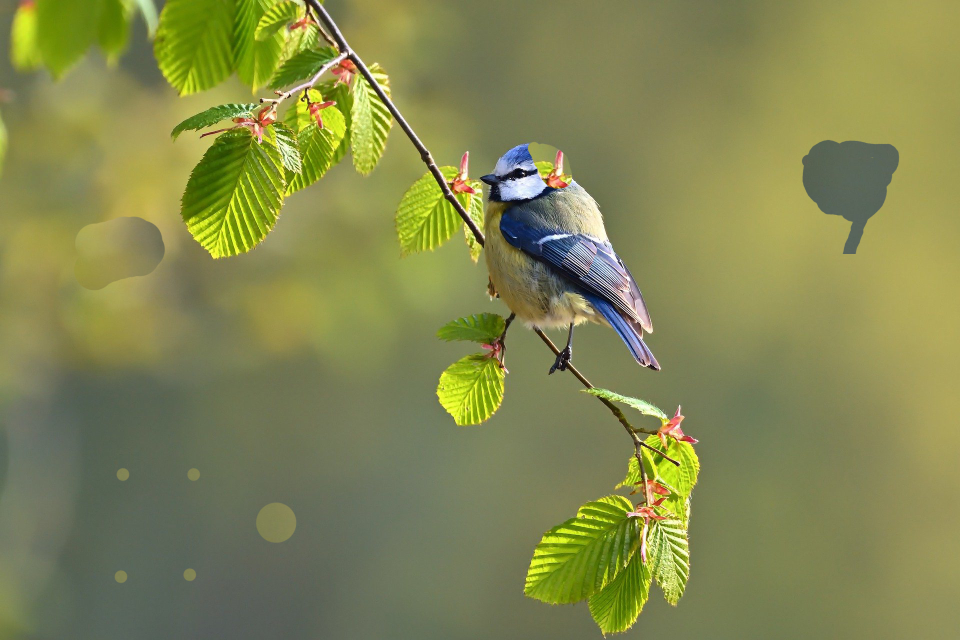
#> input picture examples/01_bird_edit.png, 1920 x 1280 px (shown at 1/2 size)
$ python main.py examples/01_bird_edit.png examples/01_bird_norm.png
#> lines starting #> are read from the running program, lines starting #| are printed output that depends on the picture; after the words box and inside, x2 and y2 are one past the last pixel; in counts of white or black regions, pixels touching at a corner belong together
### PictureComparator.py
import sys
import cv2
import numpy as np

class PictureComparator:
    """
    A class for comparing two images, pixel by pixel.
    """
    TITLE = "Image grid difference app"
    TEXT_COLOR = (0, 0, 255)

    def __init__(self, img1 = None, img2 = None):
        """
        Initializes a class instance with images to be compared.

        Args:
            img1 (numpy.ndarray) : first image
            img2 (numpy.ndarray) : second image
        """
        self.img1 = img1
        self.img2 = img2

        if self.img1.shape != self.img2.shape:
            raise ValueError("Images are different size")

        self.diff_avg = None
        self.tolerance = None

    def setTolerance(self, tol):
        """
        Sets pixel comparison tolerance.

        Args:
            tol (int) : Pixel comparison tolerance
        """
        if tol is not None and (tol > 255 or tol < 0):
            raise ValueError("Tolerance should be in range [0, 255]")
        self.tolerance = tol

    def getDiffImg(self):
        """
        Returns compared image with differences marked red and printed difference percentage.

        Returns:
            Compared image
        """
        diff_percentage = self.calculateDiffPixels()
        masked_img = self.mergeDiffImage()
        masked_img[self.diff_avg != 0, :2] = 0
        diff_perc_txt = "{:.2f}%".format(round(diff_percentage, 2))
        diff_img = self.addText(masked_img, diff_perc_txt)
        return diff_img

    def calculateDiffPixels(self):
        """
        Computes an array of differences and merges BGR colors layers to one layer of average values.

        Returns:
            The percentage difference value
        """
        self.diff = cv2.absdiff(self.img1, self.img2)
        self.diff_avg = np.mean(self.diff, axis=2)
        if self.tolerance: self.diff_avg = self.diff_avg > self.tolerance
        diff_pix = np.count_nonzero(self.diff_avg)
        total = self.diff_avg.shape[0] * self.diff_avg.shape[1]
        self.percentage_diff = diff_pix / total * 100.
        return self.percentage_diff

    def getTranspDiffImage(self):
        """
        Computes a transparent mask with different pixels marked red.

        Returns:
            A transparent mask with different pixels marked red
        """
        if self.diff_avg is None:
            self.calculateDiffPixels()

        matching_pixels = np.where(self.diff_avg == 0., 255., 0.).astype(np.uint8)
        different_pixels = np.where(self.diff_avg != 0., 255., 0.).astype(np.uint8)

        diff_mask = np.zeros((self.img1.shape[0], self.img1.shape[1], 4), dtype=np.uint8)
        diff_mask[:,:,2] = different_pixels
        diff_mask[:,:,3] = matching_pixels

        return diff_mask

    def mergeDiffImage(self):
        """
        Merges (first) original image with a red mask.

        Returns:
            Original image with differences marked red.
        """
        diff_mask = self.getTranspDiffImage()
        original_img = cv2.cvtColor(self.img1, cv2.COLOR_BGR2BGRA)
        masked = cv2.bitwise_or(original_img, diff_mask)
        return masked

    @staticmethod
    def addText(img, text):
        """
        Adds red text to the image.

        Args:
            img (numpy.ndarray) : image
            text (str) : text

        Returns:
            Image with text
        """
        font = cv2.FONT_HERSHEY_COMPLEX
        scale = 3
        thickness = 4
        text_size, _ = cv2.getTextSize(text, font, scale, thickness)
        x = int((img.shape[1] - text_size[0]) / 2)
        y = int((img.shape[0] + text_size[1]) / 2)
        text_img = cv2.putText(img=img, text=text, org=(x, y), fontFace=cv2.FONT_HERSHEY_SIMPLEX, fontScale=scale, color=PictureComparator.TEXT_COLOR, thickness=thickness)
        return text_img


    @staticmethod
    def showImage(img, title="Title"):
        """
        Shows image in window.

        Args:
            img (numpy.ndarray) : image
            title (str) : window title
        """
        cv2.namedWindow(title, cv2.WINDOW_NORMAL)
        cv2.imshow(title, img)

        while cv2.getWindowProperty(title, cv2.WND_PROP_VISIBLE) >= 1:
            keyCode = cv2.waitKey(1000)
            if (keyCode & 0xFF) == ord("q"):
                cv2.destroyAllWindows()
                break

    # [13 lines left out: function printLayers, not called in this run]

### main.py
import argparse
from PictureComparator import PictureComparator
from GridDiff import GridDiff
import cv2

def parse():
    parser = argparse.ArgumentParser()
    parser.description = "Script to show difference between two images."
    parser.add_argument("img1", type=str, help="1st image path")
    parser.add_argument("img2", type=str, help="2nd image path")
    parser.add_argument("-g", "--grid", nargs=2, metavar=('rows', 'cols'), default=None, help="Grid size (rows x cols)", type=int)
    parser.add_argument("-o", "--output", type=str, help="Output image path")
    parser.add_argument("-t", "--tolerance", type=int, help="Pixel comparison tolerance")

    args = parser.parse_args()
    return args

def compare(img1_path, img2_path, dimensions, output, tolerance):
#> called with img1_path = 'examples/01_bird_edit.png', img2_path = 'examples/01_bird_norm.png'
    img1 = cv2.imread(img1_path)
#> img1 is the input picture: shape (1280, 1920, 3); mean B, G, R 80.4, 135.1, 131.2
    img2 = cv2.imread(img2_path)
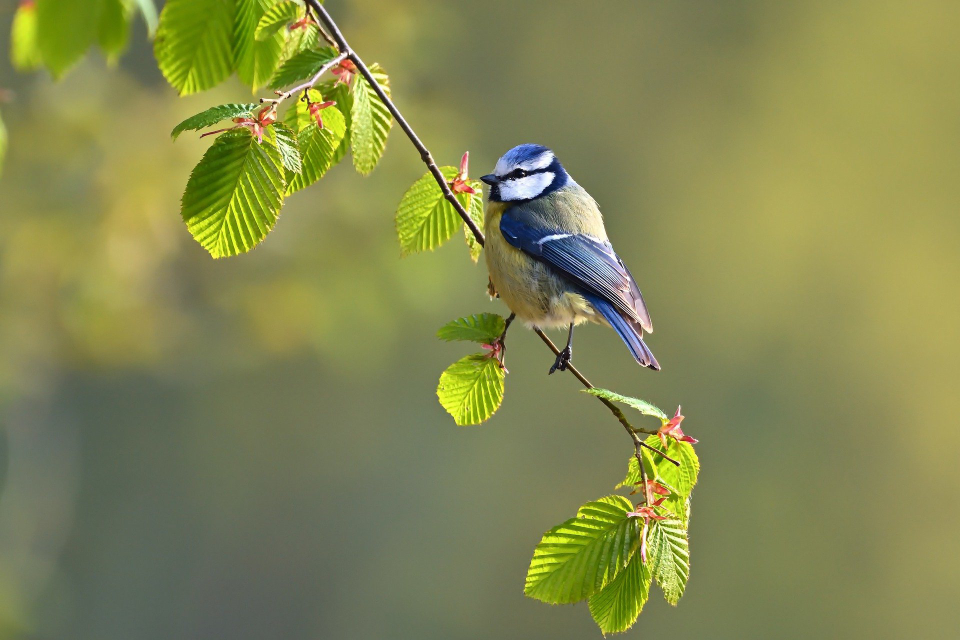
#> input picture examples/01_bird_norm.png, 1920 x 1280 px (shown at 1/2 size)
#> img2 is the input picture: shape (1280, 1920, 3); mean B, G, R 80.6, 135.7, 131.9

    if img1.shape != img2.shape:
        if img1.shape[0] * img1.shape[1] > img2.shape[0] * img2.shape[1]:
            img1 = cv2.resize(img1, (img2.shape[1], img2.shape[0]))
        else:
            img2 = cv2.resize(img2, (img1.shape[1], img1.shape[0]))

    if img1 is None:
        raise FileNotFoundError(f"Failed to read image {img1_path}")
    elif img2 is None:
        raise FileNotFoundError(f"Failed to read image {img2_path}")

    if dimensions is None:
        comp = PictureComparator(img1, img2)
        comp.setTolerance(tolerance)
        img = comp.getDiffImg()
#> in calculateDiffPixels, `self.diff = cv2.absdiff(self.img1, self.img2)`:
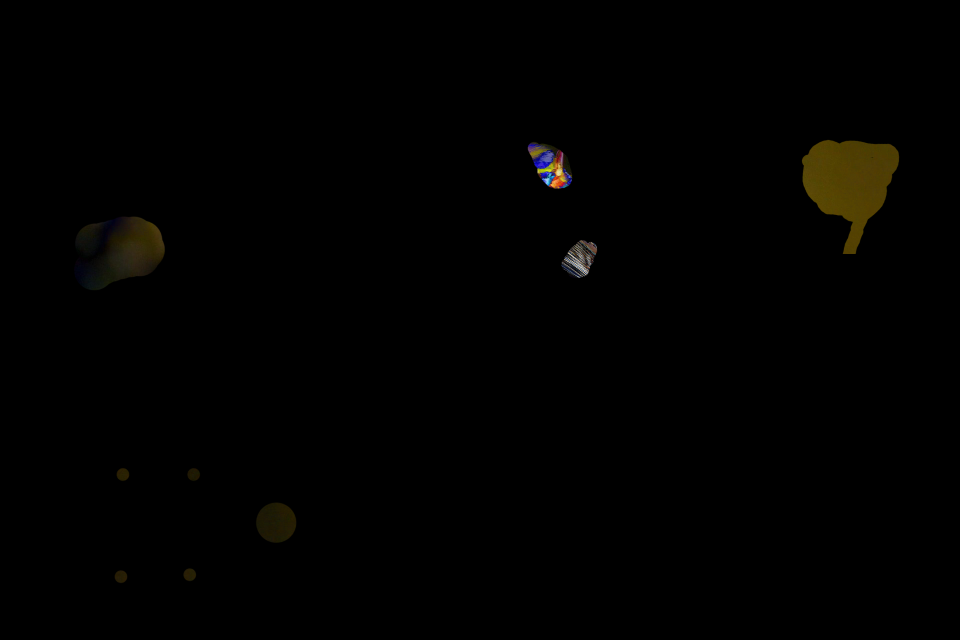
#> self.diff: shape (1280, 1920, 3) (shown at 1/2 size); mean B, G, R 0.4, 1.3, 1.5
#> in calculateDiffPixels, `diff_pix = np.count_nonzero(self.diff_avg)`: diff_pix = 64538
#> in calculateDiffPixels, `self.percentage_diff = diff_pix / total * 100.`: self.percentage_diff = 2.63
#> in getTranspDiffImage, `matching_pixels = np.where(self.diff_avg == 0., 255., 0.).astype(np.ui..`:
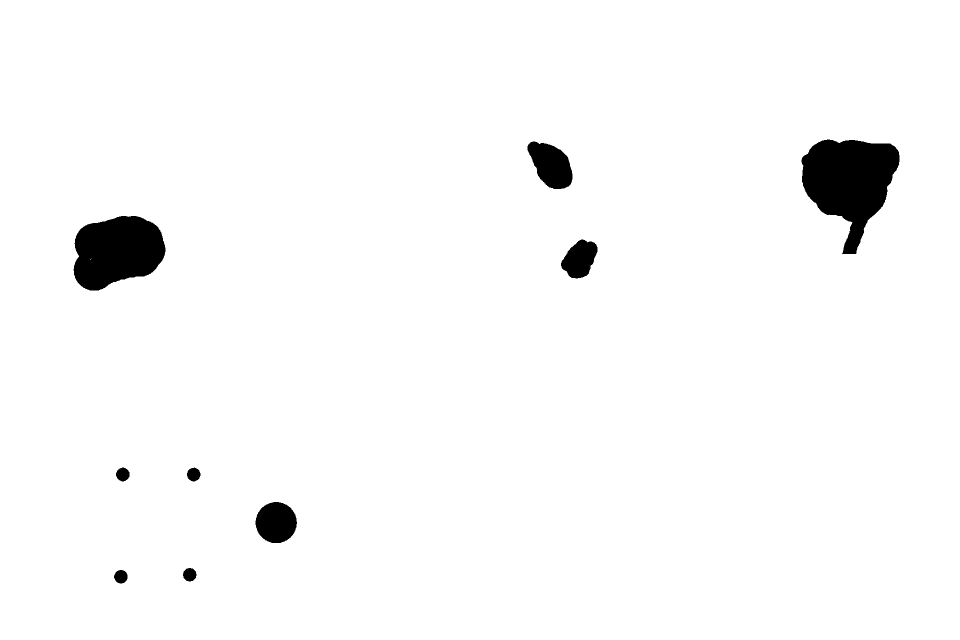
#> matching_pixels: shape (1280, 1920) (shown at 1/2 size); 97.4% white; 9 black regions, largest, box (x1, y1, x2, y2) and area: (1603, 279, 1799, 508) 26740, (147, 432, 331, 581) 20662, (1055, 283, 1145, 378) 5753
#> in getTranspDiffImage, `different_pixels = np.where(self.diff_avg != 0., 255., 0.).astype(np.u..`:
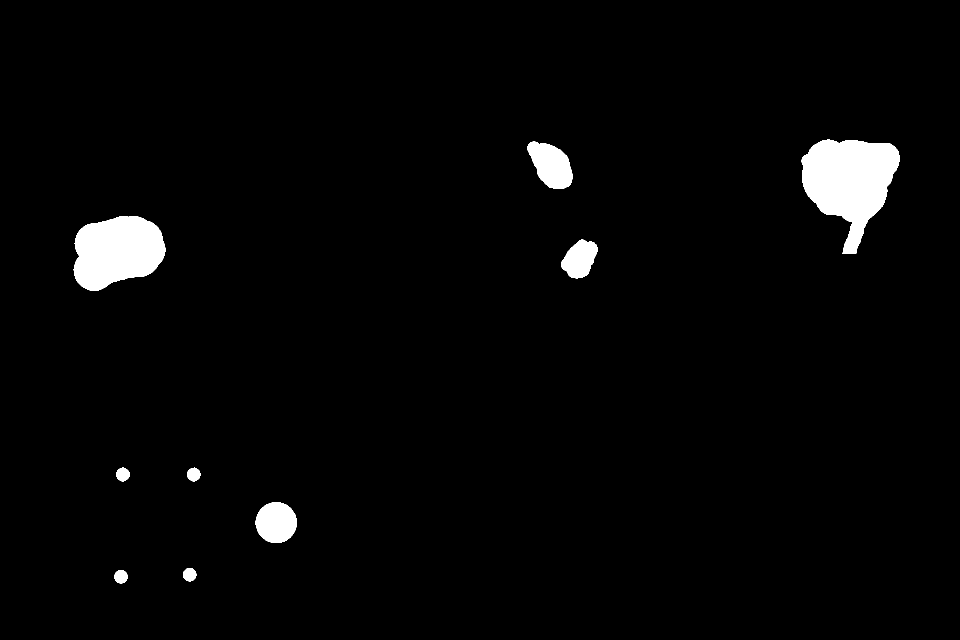
#> different_pixels: shape (1280, 1920) (shown at 1/2 size); 2.6% white; 9 white regions, largest, box (x1, y1, x2, y2) and area: (1603, 279, 1799, 508) 26740, (147, 432, 331, 581) 20662, (1055, 283, 1145, 378) 5753
#> in getTranspDiffImage, `diff_mask[:,:,2] = different_pixels`:
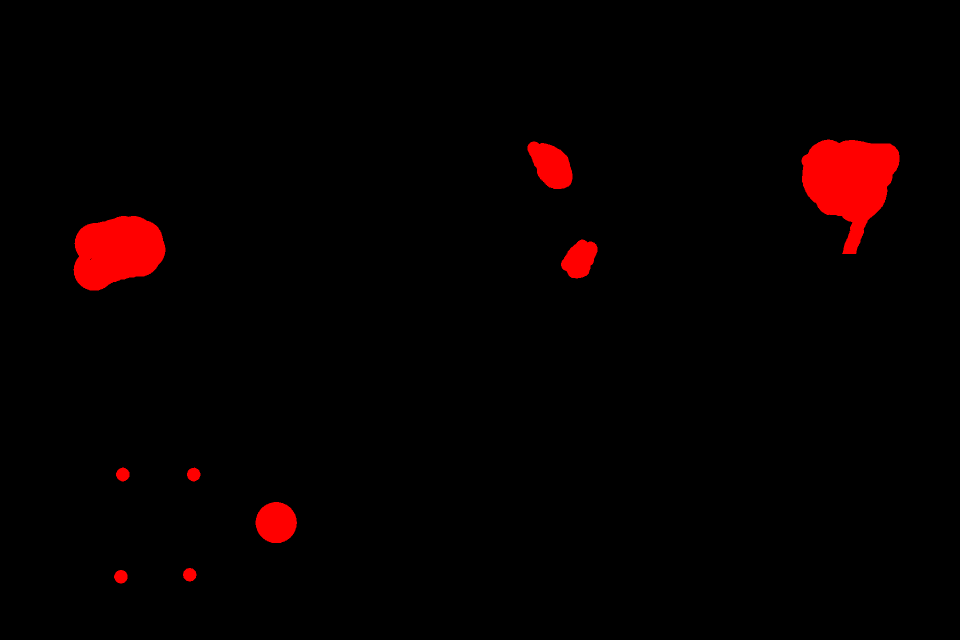
#> diff_mask: shape (1280, 1920, 4) (shown at 1/2 size); mean of channels 0, 1, 2, 3 0, 0, 6.7, 0; drawn as B, G, R
#> in mergeDiffImage, `masked = cv2.bitwise_or(original_img, diff_mask)`:
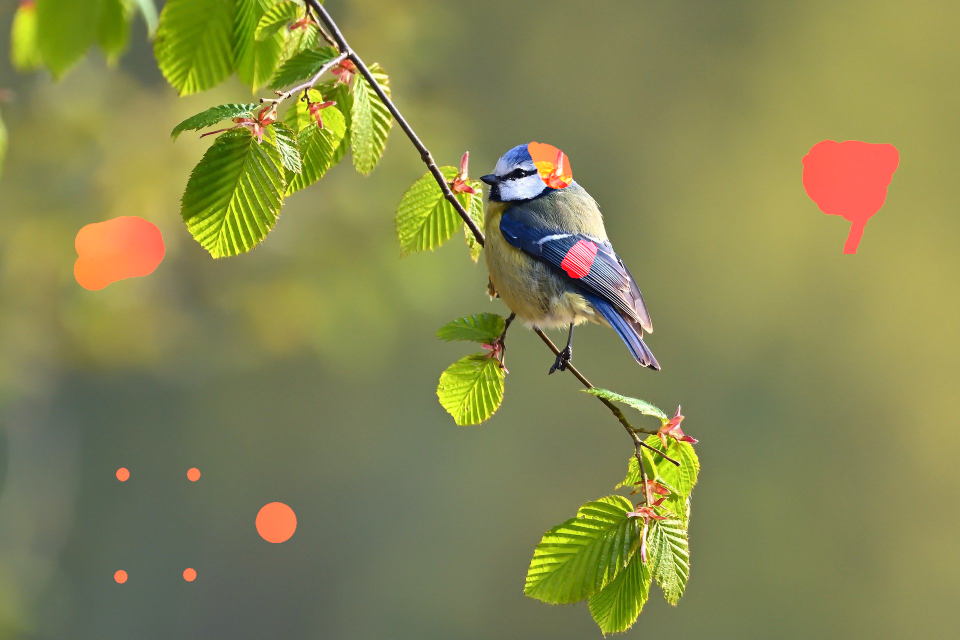
#> masked: shape (1280, 1920, 4) (shown at 1/2 size); mean B, G, R, A 80.4, 135.1, 134.6, 255
#> in getDiffImg, `masked_img[self.diff_avg != 0, :2] = 0`:
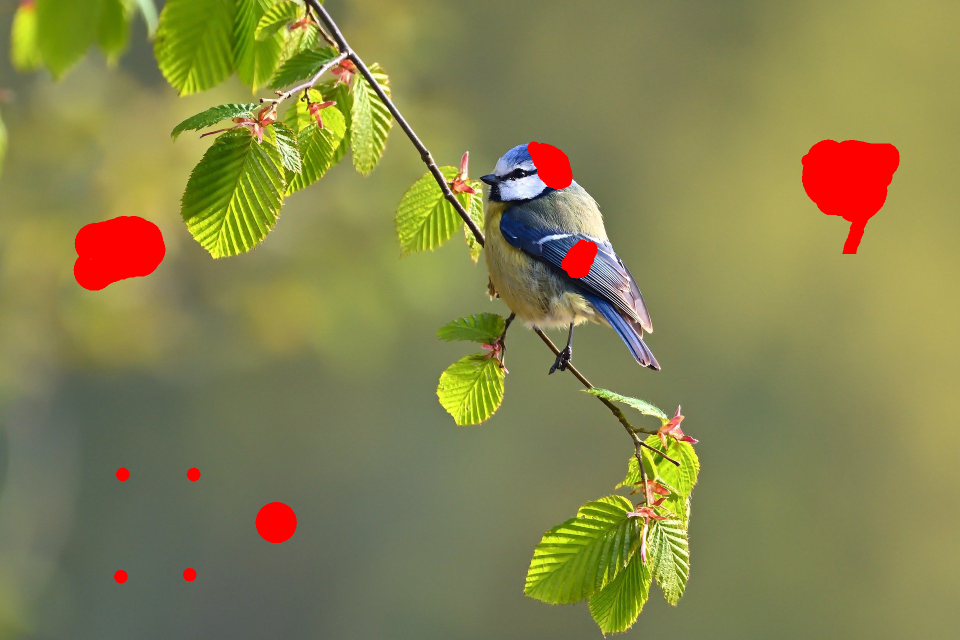
#> masked_img: shape (1280, 1920, 4) (shown at 1/2 size); 2.63% of pixels changed, all inside (x1, y1, x2, y2) = (147, 279, 1799, 1167)
#> in getDiffImg, `diff_perc_txt = "{:.2f}%".format(round(diff_percentage, 2))`: diff_perc_txt = '2.63%'
        if output is not None:
            cv2.imwrite(output, img)
        comp.showImage(img, comp.TITLE)
#> (key q is pressed here)

    else:
        gridDiff = GridDiff(img1, img2)
        gridDiff.divideIntoGrid(dimensions[0], dimensions[1])
        compared = gridDiff.compareTiles(tolerance)
        merged = gridDiff.mergeGrid(compared)
        if output is not None:
            cv2.imwrite(output, merged)
        PictureComparator.showImage(merged)


if __name__ == "__main__":
    args = parse()
    compare(args.img1, args.img2, args.grid, args.output, args.tolerance)
